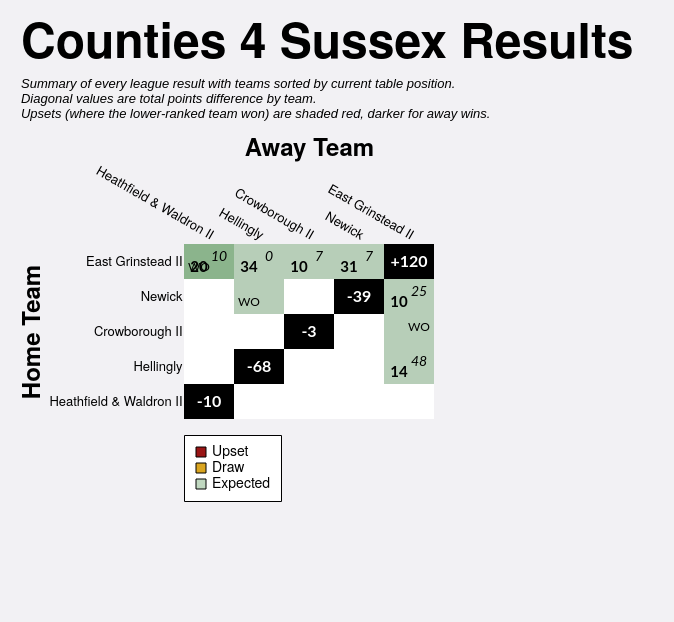

Write a Vega-Lite specification for this figure.
### Vega-Lite specification from a JSON file in a GitHub repository (floating-point values rounded to 4 significant figures)
{"config": {"axis": {"labelFont": "PT Sans Narrow, Helvetica Neue, Helvetica, Arial, sans-serif", "titleFont": "PT Sans Narrow, Helvetica Neue, Helvetica, Arial, sans-serif", "labelFontSize": 13, "titleFontSize": 24, "gridColor": "#202947", "gridOpacity": 0.2}, "text": {"font": "Lato, sans-serif"}, "bar": {"cornerRadiusEnd": 5}, "header": {"labelFont": "PT Sans Narrow, Helvetica Neue, Helvetica, Arial, sans-serif", "titleFont": "PT Sans Narrow, Helvetica Neue, Helvetica, Arial, sans-serif", "labelFontSize": 24, "titleFontSize": 28, "labelFontWeight": "bold", "orient": "left"}, "legend": {"labelFont": "PT Sans Narrow, Helvetica Neue, Helvetica, Arial, sans-serif", "titleFont": "PT Sans Narrow, Helvetica Neue, Helvetica, Arial, sans-serif", "labelFontSize": 14, "titleFontSize": 16, "titlePadding": 5, "fillColor": "white", "strokeColor": "black", "padding": 10, "titleFontWeight": "lighter", "titleFontStyle": "italic", "titleColor": "gray", "offset": 10}, "title": {"font": "PT Sans Narrow, Helvetica Neue, Helvetica, Arial, sans-serif", "fontSize": 48, "fontWeight": "bold", "anchor": "start", "align": "center", "titlePadding": 20, "subtitlePadding": 10, "subtitleFontSize": 13, "subtitleColor": "", "subtitleFontStyle": "italic", "offset": 15, "color": "black"}, "axisX": {"labelAngle": 0}, "facet": {"title": null, "header": null, "align": {"row": "each", "column": "each"}}, "resolve": {"scale": {"y": "independent", "facet": "independent"}}, "background": "#f2f1f4", "scale": {"offsetBandPaddingOuter": 0.2, "offsetBandPaddingInner": 0.1}, "view": {"stroke": null}}, "layer": [{"data": {"name": "data-9007abbc48c921b4a850d095409b9500"}, "mark": {"type": "rect"}, "encoding": {"color": {"field": "unexpected_result", "legend": {"columns": 1, "direction": "horizontal", "labelExpr": "datum.value === 'Upset (Away Win)' ? 'Upset' : datum.value", "labelLimit": 220, "offset": 16, "orient": "bottom", "symbolStrokeColor": "black", "symbolStrokeWidth": 1, "values": ["Upset (Away Win)", "Draw", "Expected"]}, "scale": {"domain": ["Expected", "Upset (Home Win)", "Upset (Away Win)", "Draw", "To be played", "N/A"], "range": ["#146f1444", "#991515bb", "#991515", "goldenrod", "white", "black"]}, "title": null, "type": "nominal"}, "opacity": {"condition": {"test": "datum.home_team == param_20['home_team'] || datum.away_team == param_20['home_team'] || !isValid(param_20['home_team'])", "value": 1.0}, "value": 0.1}, "tooltip": [{"field": "home_team", "title": "Home", "type": "nominal"}, {"field": "away_team", "title": "Away", "type": "nominal"}, {"field": "home_score_text", "title": "Home Score", "type": "nominal"}, {"field": "away_score_text", "title": "Away Score", "type": "nominal"}, {"field": "result", "title": "Result", "type": "nominal"}, {"field": "unexpected_result", "title": "Unexpectedness", "type": "nominal"}, {"field": "date", "format": "%d %b %Y", "title": "Date", "type": "temporal"}], "x": {"axis": {"domain": false, "grid": false, "labelAngle": 30, "orient": "top", "ticks": false}, "field": "away_team", "sort": ["Heathfield & Waldron II", "Hellingly", "Crowborough II", "Newick", "East Grinstead II"], "title": "Away Team", "type": "nominal"}, "y": {"axis": {"domain": false, "grid": false, "ticks": false}, "field": "home_team", "sort": ["East Grinstead II", "Newick", "Crowborough II", "Hellingly", "Heathfield & Waldron II"], "title": "Home Team", "type": "nominal"}}, "name": "view_20"}, {"data": {"name": "data-9007abbc48c921b4a850d095409b9500"}, "mark": {"type": "text", "fontStyle": "italic", "size": 14, "xOffset": 10, "yOffset": -5}, "encoding": {"color": {"condition": {"test": "(datum.home_team == param_20['home_team'] || datum.away_team == param_20['home_team'] || !isValid(param_20['home_team'])) && datum.unexpected_result == 'Expected'", "value": "black"}, "value": "white"}, "text": {"field": "away_score_text", "type": "nominal"}, "x": {"field": "away_team", "sort": ["Heathfield & Waldron II", "Hellingly", "Crowborough II", "Newick", "East Grinstead II"], "type": "nominal"}, "y": {"field": "home_team", "sort": ["East Grinstead II", "Newick", "Crowborough II", "Hellingly", "Heathfield & Waldron II"], "type": "nominal"}}, "transform": [{"filter": "datum.away_score_text != '' && datum.away_score_text != 'WO'"}]}, {"data": {"name": "data-9007abbc48c921b4a850d095409b9500"}, "mark": {"type": "text", "size": 12, "xOffset": 10, "yOffset": -5}, "encoding": {"color": {"condition": {"test": "(datum.home_team == param_20['home_team'] || datum.away_team == param_20['home_team'] || !isValid(param_20['home_team'])) && datum.unexpected_result == 'Expected'", "value": "black"}, "value": "white"}, "text": {"field": "away_score_text", "type": "nominal"}, "x": {"field": "away_team", "sort": ["Heathfield & Waldron II", "Hellingly", "Crowborough II", "Newick", "East Grinstead II"], "type": "nominal"}, "y": {"field": "home_team", "sort": ["East Grinstead II", "Newick", "Crowborough II", "Hellingly", "Heathfield & Waldron II"], "type": "nominal"}}, "transform": [{"filter": "datum.away_score_text == 'WO'"}]}, {"data": {"name": "data-9007abbc48c921b4a850d095409b9500"}, "mark": {"type": "text", "fontWeight": "bold", "size": 15, "xOffset": -10, "yOffset": 5}, "encoding": {"color": {"condition": {"test": "(datum.home_team == param_20['home_team'] || datum.away_team == param_20['home_team'] || !isValid(param_20['home_team'])) && datum.unexpected_result == 'Expected'", "value": "black"}, "value": "white"}, "text": {"field": "home_score_text", "type": "nominal"}, "x": {"field": "away_team", "sort": ["Heathfield & Waldron II", "Hellingly", "Crowborough II", "Newick", "East Grinstead II"], "type": "nominal"}, "y": {"field": "home_team", "sort": ["East Grinstead II", "Newick", "Crowborough II", "Hellingly", "Heathfield & Waldron II"], "type": "nominal"}}, "transform": [{"filter": "datum.home_score_text != '' && datum.home_score_text != 'WO'"}]}, {"data": {"name": "data-9007abbc48c921b4a850d095409b9500"}, "mark": {"type": "text", "size": 12, "xOffset": -10, "yOffset": 5}, "encoding": {"color": {"condition": {"test": "(datum.home_team == param_20['home_team'] || datum.away_team == param_20['home_team'] || !isValid(param_20['home_team'])) && datum.unexpected_result == 'Expected'", "value": "black"}, "value": "white"}, "text": {"field": "home_score_text", "type": "nominal"}, "x": {"field": "away_team", "sort": ["Heathfield & Waldron II", "Hellingly", "Crowborough II", "Newick", "East Grinstead II"], "type": "nominal"}, "y": {"field": "home_team", "sort": ["East Grinstead II", "Newick", "Crowborough II", "Hellingly", "Heathfield & Waldron II"], "type": "nominal"}}, "transform": [{"filter": "datum.home_score_text == 'WO'"}]}, {"data": {"name": "data-943e7b5a84a8ffe87dd0d63b149552a4"}, "mark": {"type": "text", "color": "white", "fontWeight": "bold", "size": 16}, "encoding": {"text": {"field": "display_text", "type": "nominal"}, "tooltip": [{"field": "home_team", "title": "Team", "type": "nominal"}, {"field": "display_text", "title": "Points Difference", "type": "nominal"}], "x": {"field": "away_team", "sort": ["Heathfield & Waldron II", "Hellingly", "Crowborough II", "Newick", "East Grinstead II"], "type": "nominal"}, "y": {"field": "home_team", "sort": ["East Grinstead II", "Newick", "Crowborough II", "Hellingly", "Heathfield & Waldron II"], "type": "nominal"}}}], "height": {"step": 35}, "padding": {"left": 20, "top": 20, "right": 40, "bottom": 120}, "params": [{"name": "param_20", "select": {"type": "point", "clear": "dblclick", "fields": ["home_team"], "on": "click"}, "value": null, "views": ["view_20"]}], "title": {"text": "Counties 4 Sussex Results", "subtitle": ["Summary of every league result with teams sorted by current table position.", "Diagonal values are total points difference by team.", "Upsets (where the lower-ranked team won) are shaded red, darker for away wins."]}, "width": {"step": 50}, "$schema": "https://vega.github.io/schema/vega-lite/v5.20.1.json", "datasets": {"data-9007abbc48c921b4a850d095409b9500": [{"home_team": "Crowborough II", "away_team": "Crowborough II", "match_id": null, "date": "", "home_score": null, "away_score": null, "home_walkover": null, "away_walkover": null, "result": "N/A", "home_score_text": "", "away_score_text": "", "wo_result": "", "score_text": "", "display_text": "-3", "is_diagonal": true, "result_simple": "N/A", "unexpected_result": "N/A", "unexpected_opacity": 1.0}, {"home_team": "Crowborough II", "away_team": "East Grinstead II", "match_id": "1083348", "date": "2023-11-18T00:00:00", "home_score": null, "away_score": null, "home_walkover": false, "away_walkover": true, "result": "Away Win", "home_score_text": "", "away_score_text": "WO", "wo_result": "AWO", "score_text": "WO", "display_text": "WO", "is_diagonal": false, "result_simple": "Away Win", "unexpected_result": "Expected", "unexpected_opacity": 0.25}, {"home_team": "Crowborough II", "away_team": "Heathfield & Waldron II", "match_id": null, "date": "", "home_score": null, "away_score": null, "home_walkover": null, "away_walkover": null, "result": "To be played", "home_score_text": "", "away_score_text": "", "wo_result": "", "score_text": "", "display_text": "", "is_diagonal": false, "result_simple": "To be played", "unexpected_result": "To be played", "unexpected_opacity": 1.0}, {"home_team": "Crowborough II", "away_team": "Hellingly", "match_id": null, "date": "", "home_score": null, "away_score": null, "home_walkover": null, "away_walkover": null, "result": "To be played", "home_score_text": "", "away_score_text": "", "wo_result": "", "score_text": "", "display_text": "", "is_diagonal": false, "result_simple": "To be played", "unexpected_result": "To be played", "unexpected_opacity": 1.0}, {"home_team": "Crowborough II", "away_team": "Newick", "match_id": null, "date": "", "home_score": null, "away_score": null, "home_walkover": null, "away_walkover": null, "result": "To be played", "home_score_text": "", "away_score_text": "", "wo_result": "", "score_text": "", "display_text": "", "is_diagonal": false, "result_simple": "To be played", "unexpected_result": "To be played", "unexpected_opacity": 1.0}, {"home_team": "East Grinstead II", "away_team": "Crowborough II", "match_id": "1083358", "date": "2024-02-03T00:00:00", "home_score": 10, "away_score": 7, "home_walkover": false, "away_walkover": false, "result": "Home Win (LBP)", "home_score_text": "10", "away_score_text": "7", "wo_result": "", "score_text": "10-7", "display_text": "10-7", "is_diagonal": false, "result_simple": "Home Win", "unexpected_result": "Expected", "unexpected_opacity": 0.25}, {"home_team": "East Grinstead II", "away_team": "East Grinstead II", "match_id": null, "date": "", "home_score": null, "away_score": null, "home_walkover": null, "away_walkover": null, "result": "N/A", "home_score_text": "", "away_score_text": "", "wo_result": "", "score_text": "", "display_text": "+120", "is_diagonal": true, "result_simple": "N/A", "unexpected_result": "N/A", "unexpected_opacity": 1.0}, {"home_team": "East Grinstead II", "away_team": "Heathfield & Waldron II", "match_id": "1111548", "date": "2024-01-20T00:00:00", "home_score": 20, "away_score": 10, "home_walkover": false, "away_walkover": false, "result": "Home Win", "home_score_text": "20", "away_score_text": "10", "wo_result": "", "score_text": "20-10", "display_text": "20-10", "is_diagonal": false, "result_simple": "Home Win", "unexpected_result": "Expected", "unexpected_opacity": 0.25}, {"home_team": "East Grinstead II", "away_team": "Heathfield & Waldron II", "match_id": "1105112", "date": "2023-12-09T00:00:00", "home_score": null, "away_score": null, "home_walkover": true, "away_walkover": false, "result": "Home Win", "home_score_text": "WO", "away_score_text": "", "wo_result": "HWO", "score_text": "WO", "display_text": "WO", "is_diagonal": false, "result_simple": "Home Win", "unexpected_result": "Expected", "unexpected_opacity": 0.25}, {"home_team": "East Grinstead II", "away_team": "Hellingly", "match_id": "1083351", "date": "2023-12-02T00:00:00", "home_score": 34, "away_score": 0, "home_walkover": false, "away_walkover": false, "result": "Home Win", "home_score_text": "34", "away_score_text": "0", "wo_result": "", "score_text": "34-0", "display_text": "34-0", "is_diagonal": false, "result_simple": "Home Win", "unexpected_result": "Expected", "unexpected_opacity": 0.25}, {"home_team": "East Grinstead II", "away_team": "Newick", "match_id": "1083365", "date": "2024-03-02T00:00:00", "home_score": 31, "away_score": 7, "home_walkover": false, "away_walkover": false, "result": "Home Win", "home_score_text": "31", "away_score_text": "7", "wo_result": "", "score_text": "31-7", "display_text": "31-7", "is_diagonal": false, "result_simple": "Home Win", "unexpected_result": "Expected", "unexpected_opacity": 0.25}, {"home_team": "Heathfield & Waldron II", "away_team": "Crowborough II", "match_id": null, "date": "", "home_score": null, "away_score": null, "home_walkover": null, "away_walkover": null, "result": "To be played", "home_score_text": "", "away_score_text": "", "wo_result": "", "score_text": "", "display_text": "", "is_diagonal": false, "result_simple": "To be played", "unexpected_result": "To be played", "unexpected_opacity": 1.0}, {"home_team": "Heathfield & Waldron II", "away_team": "East Grinstead II", "match_id": null, "date": "", "home_score": null, "away_score": null, "home_walkover": null, "away_walkover": null, "result": "To be played", "home_score_text": "", "away_score_text": "", "wo_result": "", "score_text": "", "display_text": "", "is_diagonal": false, "result_simple": "To be played", "unexpected_result": "To be played", "unexpected_opacity": 1.0}, {"home_team": "Heathfield & Waldron II", "away_team": "Heathfield & Waldron II", "match_id": null, "date": "", "home_score": null, "away_score": null, "home_walkover": null, "away_walkover": null, "result": "N/A", "home_score_text": "", "away_score_text": "", "wo_result": "", "score_text": "", "display_text": "-10", "is_diagonal": true, "result_simple": "N/A", "unexpected_result": "N/A", "unexpected_opacity": 1.0}, {"home_team": "Heathfield & Waldron II", "away_team": "Hellingly", "match_id": null, "date": "", "home_score": null, "away_score": null, "home_walkover": null, "away_walkover": null, "result": "To be played", "home_score_text": "", "away_score_text": "", "wo_result": "", "score_text": "", "display_text": "", "is_diagonal": false, "result_simple": "To be played", "unexpected_result": "To be played", "unexpected_opacity": 1.0}, {"home_team": "Heathfield & Waldron II", "away_team": "Newick", "match_id": null, "date": "", "home_score": null, "away_score": null, "home_walkover": null, "away_walkover": null, "result": "To be played", "home_score_text": "", "away_score_text": "", "wo_result": "", "score_text": "", "display_text": "", "is_diagonal": false, "result_simple": "To be played", "unexpected_result": "To be played", "unexpected_opacity": 1.0}, {"home_team": "Hellingly", "away_team": "Crowborough II", "match_id": null, "date": "", "home_score": null, "away_score": null, "home_walkover": null, "away_walkover": null, "result": "To be played", "home_score_text": "", "away_score_text": "", "wo_result": "", "score_text": "", "display_text": "", "is_diagonal": false, "result_simple": "To be played", "unexpected_result": "To be played", "unexpected_opacity": 1.0}, {"home_team": "Hellingly", "away_team": "East Grinstead II", "match_id": "1083362", "date": "2024-02-17T00:00:00", "home_score": 14, "away_score": 48, "home_walkover": false, "away_walkover": false, "result": "Away Win", "home_score_text": "14", "away_score_text": "48", "wo_result": "", "score_text": "14-48", "display_text": "14-48", "is_diagonal": false, "result_simple": "Away Win", "unexpected_result": "Expected", "unexpected_opacity": 0.25}, {"home_team": "Hellingly", "away_team": "Heathfield & Waldron II", "match_id": null, "date": "", "home_score": null, "away_score": null, "home_walkover": null, "away_walkover": null, "result": "To be played", "home_score_text": "", "away_score_text": "", "wo_result": "", "score_text": "", "display_text": "", "is_diagonal": false, "result_simple": "To be played", "unexpected_result": "To be played", "unexpected_opacity": 1.0}, {"home_team": "Hellingly", "away_team": "Hellingly", "match_id": null, "date": "", "home_score": null, "away_score": null, "home_walkover": null, "away_walkover": null, "result": "N/A", "home_score_text": "", "away_score_text": "", "wo_result": "", "score_text": "", "display_text": "-68", "is_diagonal": true, "result_simple": "N/A", "unexpected_result": "N/A", "unexpected_opacity": 1.0}, {"home_team": "Hellingly", "away_team": "Newick", "match_id": null, "date": "", "home_score": null, "away_score": null, "home_walkover": null, "away_walkover": null, "result": "To be played", "home_score_text": "", "away_score_text": "", "wo_result": "", "score_text": "", "display_text": "", "is_diagonal": false, "result_simple": "To be played", "unexpected_result": "To be played", "unexpected_opacity": 1.0}, {"home_team": "Newick", "away_team": "Crowborough II", "match_id": null, "date": "", "home_score": null, "away_score": null, "home_walkover": null, "away_walkover": null, "result": "To be played", "home_score_text": "", "away_score_text": "", "wo_result": "", "score_text": "", "display_text": "", "is_diagonal": false, "result_simple": "To be played", "unexpected_result": "To be played", "unexpected_opacity": 1.0}, {"home_team": "Newick", "away_team": "East Grinstead II", "match_id": "1083338", "date": "2023-10-21T00:00:00", "home_score": 10, "away_score": 25, "home_walkover": false, "away_walkover": false, "result": "Away Win", "home_score_text": "10", "away_score_text": "25", "wo_result": "", "score_text": "10-25", "display_text": "10-25", "is_diagonal": false, "result_simple": "Away Win", "unexpected_result": "Expected", "unexpected_opacity": 0.25}, {"home_team": "Newick", "away_team": "Heathfield & Waldron II", "match_id": null, "date": "", "home_score": null, "away_score": null, "home_walkover": null, "away_walkover": null, "result": "To be played", "home_score_text": "", "away_score_text": "", "wo_result": "", "score_text": "", "display_text": "", "is_diagonal": false, "result_simple": "To be played", "unexpected_result": "To be played", "unexpected_opacity": 1.0}, {"home_team": "Newick", "away_team": "Hellingly", "match_id": "1115967", "date": "2024-04-20T00:00:00", "home_score": null, "away_score": null, "home_walkover": true, "away_walkover": false, "result": "Home Win", "home_score_text": "WO", "away_score_text": "", "wo_result": "HWO", "score_text": "WO", "display_text": "WO", "is_diagonal": false, "result_simple": "Home Win", "unexpected_result": "Expected", "unexpected_opacity": 0.25}, {"home_team": "Newick", "away_team": "Newick", "match_id": null, "date": "", "home_score": null, "away_score": null, "home_walkover": null, "away_walkover": null, "result": "N/A", "home_score_text": "", "away_score_text": "", "wo_result": "", "score_text": "", "display_text": "-39", "is_diagonal": true, "result_simple": "N/A", "unexpected_result": "N/A", "unexpected_opacity": 1.0}], "data-943e7b5a84a8ffe87dd0d63b149552a4": [{"home_team": "Crowborough II", "away_team": "Crowborough II", "match_id": null, "date": "", "home_score": null, "away_score": null, "home_walkover": null, "away_walkover": null, "result": "N/A", "home_score_text": "", "away_score_text": "", "wo_result": "", "score_text": "", "display_text": "-3", "is_diagonal": true, "result_simple": "N/A", "unexpected_result": "N/A", "unexpected_opacity": 1.0}, {"home_team": "East Grinstead II", "away_team": "East Grinstead II", "match_id": null, "date": "", "home_score": null, "away_score": null, "home_walkover": null, "away_walkover": null, "result": "N/A", "home_score_text": "", "away_score_text": "", "wo_result": "", "score_text": "", "display_text": "+120", "is_diagonal": true, "result_simple": "N/A", "unexpected_result": "N/A", "unexpected_opacity": 1.0}, {"home_team": "Heathfield & Waldron II", "away_team": "Heathfield & Waldron II", "match_id": null, "date": "", "home_score": null, "away_score": null, "home_walkover": null, "away_walkover": null, "result": "N/A", "home_score_text": "", "away_score_text": "", "wo_result": "", "score_text": "", "display_text": "-10", "is_diagonal": true, "result_simple": "N/A", "unexpected_result": "N/A", "unexpected_opacity": 1.0}, {"home_team": "Hellingly", "away_team": "Hellingly", "match_id": null, "date": "", "home_score": null, "away_score": null, "home_walkover": null, "away_walkover": null, "result": "N/A", "home_score_text": "", "away_score_text": "", "wo_result": "", "score_text": "", "display_text": "-68", "is_diagonal": true, "result_simple": "N/A", "unexpected_result": "N/A", "unexpected_opacity": 1.0}, {"home_team": "Newick", "away_team": "Newick", "match_id": null, "date": "", "home_score": null, "away_score": null, "home_walkover": null, "away_walkover": null, "result": "N/A", "home_score_text": "", "away_score_text": "", "wo_result": "", "score_text": "", "display_text": "-39", "is_diagonal": true, "result_simple": "N/A", "unexpected_result": "N/A", "unexpected_opacity": 1.0}]}}
